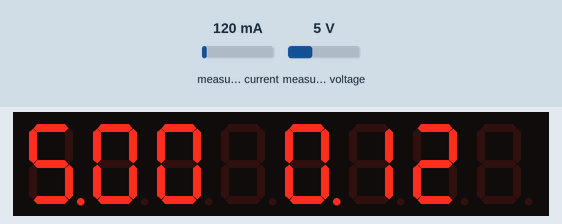
A sketch run on a simulated Arduino Uno, built with avr-gcc and run on an emulated ATmega328P. Shown: 8-digit seven-segment display. Wiring (inferred from the names in the program): MAX7219 LED driver: data pin 7; clock pin 9; CS pin 8. Inputs (shaded band) come from the test bench; at power-on: measured current 120 mA, measured voltage 5 V.

Above: at 1.2 s.
1.3 s: measured current set to 40 mA
At 2.1 s:
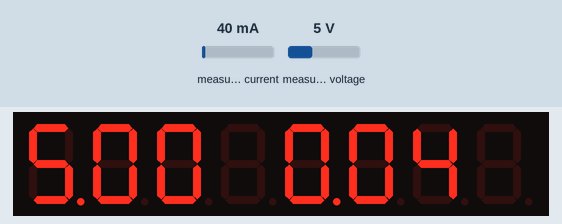
3.0 s: measured voltage set to 0.3 V
At 4.7 s:
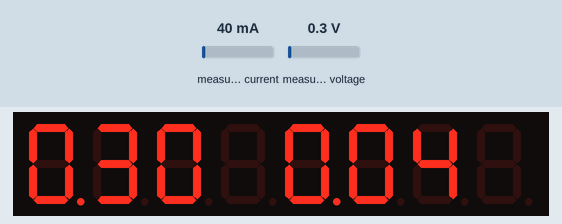
5.0 s: measured current set to 500 mA
At 6.4 s:
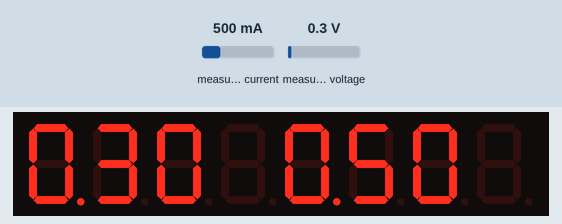
7.0 s: measured voltage set to 3.8 V
At 7.8 s:
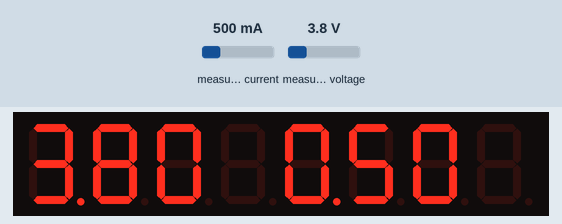
Timing chart, 0 to 9.9 s (numbered marks = the images above; inputs shaded):
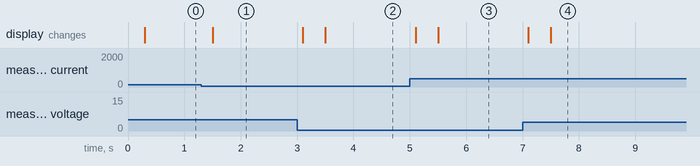

Measured:
- after the input at 1.3 s, the display: changes after 0.20 s (image 1)
- after the input at 3.0 s, the display: first changes after 0.10 s (image 2 shows a later state)
- after the input at 5.0 s, the display: first changes after 0.10 s (image 3 shows a later state)
- after the input at 7.0 s, the display: first changes after 0.10 s (image 4 shows a later state)

The sketch:

powermeter-ina219-max7219.ino
```cpp
#include <Wire.h>
#include <Adafruit_INA219.h> // You will need to download this library

Adafruit_INA219 sensor219; // Declare and instance of INA219

#define MAX7219_DIN 7
#define MAX7219_CS  8
#define MAX7219_CLK 9

void initialise()
{
  digitalWrite(MAX7219_CS, HIGH);
  pinMode(MAX7219_DIN, OUTPUT);
  pinMode(MAX7219_CS, OUTPUT);
  pinMode(MAX7219_CLK, OUTPUT);
}

void output(byte address, byte data)
{
  digitalWrite(MAX7219_CS, LOW);
  shiftOut(MAX7219_DIN, MAX7219_CLK, MSBFIRST, address);
  shiftOut(MAX7219_DIN, MAX7219_CLK, MSBFIRST, data);
  digitalWrite(MAX7219_CS, HIGH);
}

void displaysetup()
{
  output(0x0f, 0x00); //display test register - test mode off
  output(0x0c, 0x01); //shutdown register - normal operation
  output(0x0b, 0x07); //scan limit register - display digits 0 thru 7
  output(0x0a, 0x0a); //intensity register - max brightness
  output(0x09, 0xff); //decode mode register - CodeB decode all digits
}

void setup() {
  // put your setup code here, to run once:
  sensor219.begin();
  initialise();
  displaysetup();
}

float voltage_avg=0, voltage_raw;
float current_avg=0, current_raw;
int loopcount;
void loop() {
  // put your main code here, to run repeatedly:
  const float update_rate = 0.1;
  int voltage, current;
  for(int i=0; i<100; i++) {
    voltage_raw = sensor219.getBusVoltage_V();
    current_raw = sensor219.getCurrent_mA();
    if (voltage_avg>0.0) {
      voltage_avg = voltage_avg*(1.0-update_rate) + voltage_raw*update_rate;
      current_avg = current_avg*(1.0-update_rate) + current_raw*update_rate;
    } else {
      voltage_avg = voltage_raw;
      current_avg = current_raw;
    }
    //delay(1);
  }
  voltage = (int)round(voltage_avg*100); // values to display
  current = (int)round(current_avg/10);  // values to display
  //current = (int)round(voltage_raw*100); // values to display
  //power = busVoltage * (current/1000); // Calculate the Power
  if(voltage>999) voltage=999;
  if(current>999) current=999;

  // to screen
  char buffer[9]={'0'};
  if (loopcount>10) { // re-init once a while
    displaysetup();
    loopcount=0;
  }
  char* buf_p = buffer;
  sprintf(buf_p, "%03d %03d ", voltage, current);
  for(byte i=0; i<8; i++) {
    if(buffer[i]==0 || buffer[i]==' ') {
      output(8-i,0x0f);
    } else {
      if(i==0 || i==4)
        output(8-i,byte(buffer[i])+0x80);
      else
        output(8-i, buffer[i] );
    }
  }
  delay(100);
  loopcount++;
}
```
